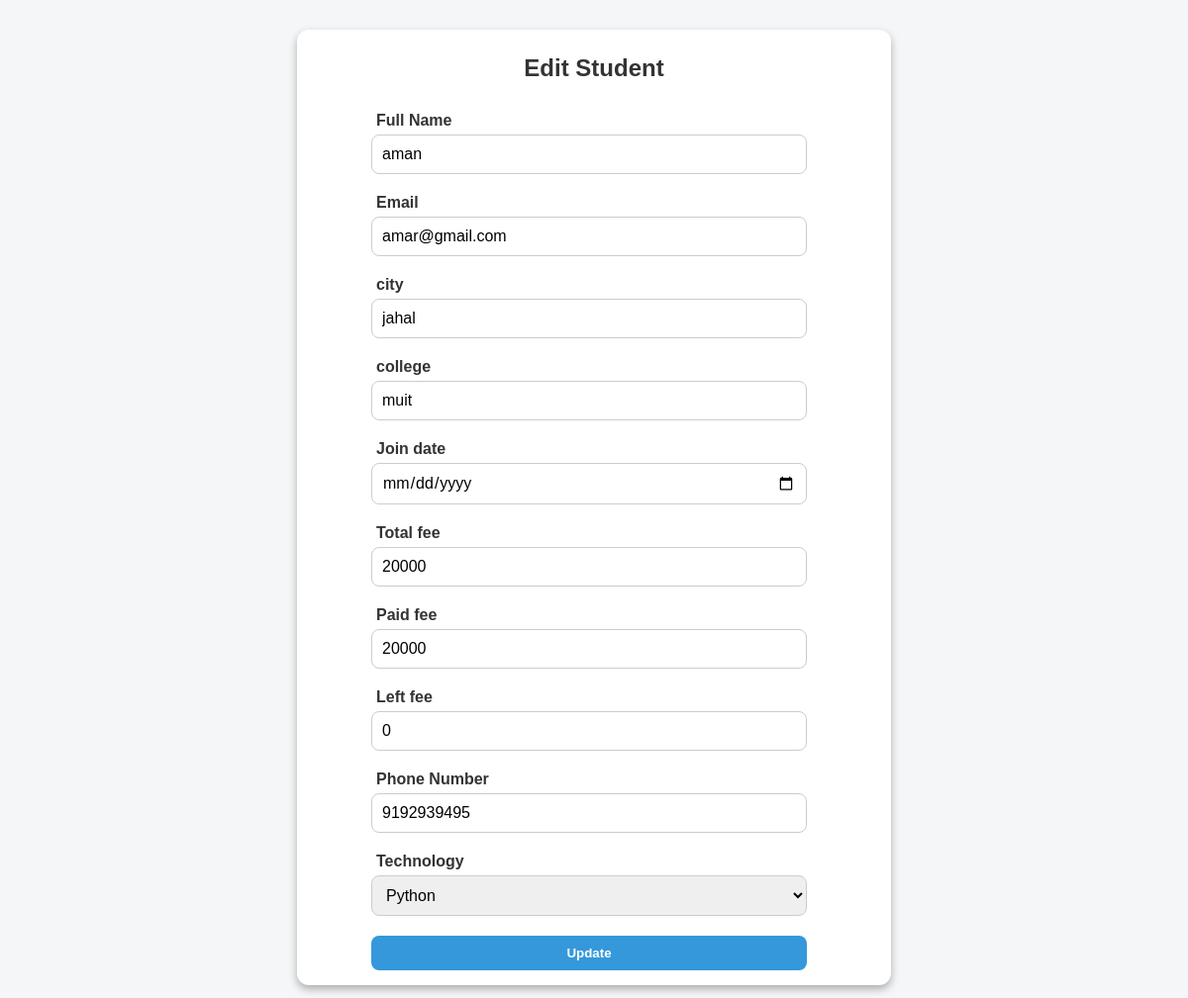
Page /edit_stu/1/ on the committed database.
### students/models.py (models this page shows)
class student(models.Model):
    name=models.CharField(max_length=30,null=True)
    email=models.CharField(max_length=30,null=True)
    college=models.CharField(max_length=30,null=True)
    city=models.CharField(max_length=30,null=True)
    joining_date=models.CharField(max_length=30,null=True)
    total_fee=models.CharField(max_length=30,null=True)
    paid_fee=models.CharField(max_length=30,null=True)
    left_fee=models.CharField(max_length=30,null=True)
    number=models.CharField(max_length=30,null=True)
    technology=models.CharField(max_length=30,null=True)
    image=models.FileField(null=True)

### students/views.py (the view, shortened to what this page needs)
# urls.py: path('edit_stu/<int:id>/', edit_stu, name='edit_student'),
def edit_stu(request, id):
    try:
        stu = student.objects.get(id=id)
    except student.DoesNotExist:
        return redirect('view_records')  # Redirect if student not found
    return render(request, 'edit_stu.html', {'data': stu})

### students/Templates/edit_stu.html (shortened to what this page needs)
<!DOCTYPE html>
<html lang="en">
<head>
</head>
<body>
    <div class="form-container">
        <div class="form-box">
            <h2>Edit Student</h2>
            <form method="post">
                <label>Full Name</label>
                <input type="text" name="sname" required class="input" value="{{data.name}}">
               <label>Email</label>
                <input type="email" name="email" required class="input" value="{{data.email}}">
                <label>city</label>
                <input type="text" name="city" required class="input" value="{{data.city}}">
                <label>college</label>
                <input type="text" name="college" required class="input" value="{{data.college}}">
                <label>Join date</label>
                <input type="date" name="joining_date" required class="input" value="{{data.joining_date|date:'Y-m-d'}}">
                <label>Total fee</label>
                <input type="number" name="total_fee" required class="input" value="{{data.total_fee}}">
                <label>Paid  fee</label>
                <input type="number" name="paid_fee" required class="input" value="{{data.paid_fee}}">
                <label>Left fee</label>
                <input type="number" name="left_fee" required class="input" value="{{data.left_fee}}">
                <label>Phone Number</label>
                <input type="text" name="number" required class="input" value="{{data.number}}">
                <label>Technology</label>
                {% if data.technology == "Python" %}
                <select name="technology">
                    <option value="Python" selected>Python</option>
                </select>
                {% endif %}
                <input type="submit" class="btn" value="Update">
            </form>
        </div>
    </div>
</body>
</html>

### students/Templates/edit_stu.html (style rules this page uses)
* { margin: 0; padding: 0; box-sizing: border-box; font-family: 'Trebuchet MS', 'Lucida Sans Unicode', 'Lucida Grande', 'Lucida Sans', Arial, sans-serif; }
body { background-color: #f4f6f8; color: #333; }
.form-container { max-width: 600px; margin: 30px auto; background-color: #fff; border-radius: 12px; padding: 25px; box-shadow: 0 4px 8px rgba(0,0,0, 0.3); display: flex; align-items: center; gap: 20px; }
.form-box { flex: 1; }
h2 { text-align: center; margin-bottom: 20px; }
form { display: flex; flex-direction: column; text-align: center; }
label { align-self: flex-start; margin: 10px 0 5px 10%; font-weight: 600; }
.input,select { width: 80%; padding: 10px; margin-bottom: 10px; border:1px solid #ccc; border-radius: 8px; font-size: 1rem; position: relative; left: 50px; }
.btn { padding: 10px 20px; border-radius: 8px; background-color: #3498db; color: #fff; font-weight: 600; border: none; text-align: center; cursor: pointer; width: 80%; position: relative; left: 50px; top: 10px; }

### rows in the picture
student: sname "aman", email "amar@gmail.com", city "jahal", college "muit", total_fee "20000", paid_fee "20000", left_fee "0", number "9192939495"
